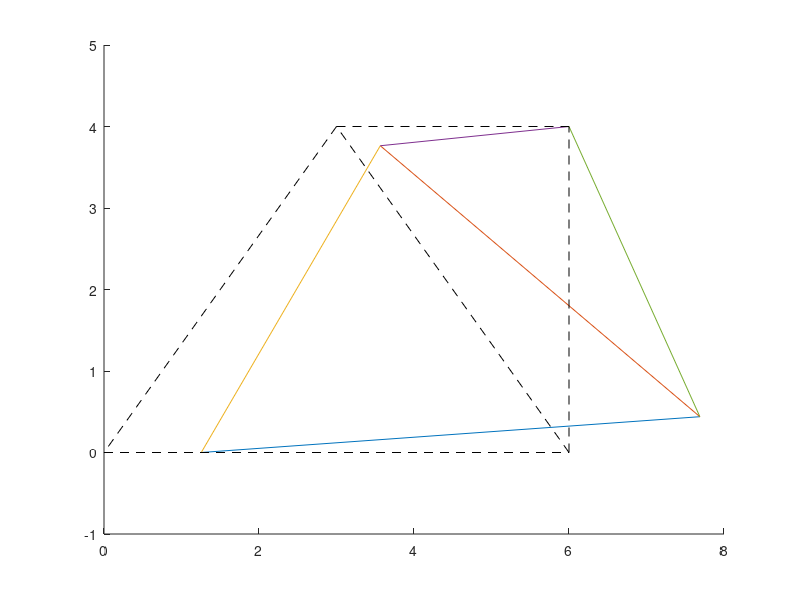

This chart was generated by the following MATLAB code:
clear;

% next block: preprocessing
nodes=[1 0 0; 2 3 4; 3 6 0; 4 6 4];
elements=[1 1 3; 2 3 2; 3 2 1; 4 2 4; 5 3 4];
bcsdisp=[4 1 0; 4 2 0; 1 2 0];
forces=[3 1 353.5534; 3 2 353.5534; 2 1 400; 2 2 -300];
nNodes=size(nodes,1);
nElements=size(elements,1);

E=2e9;
A=1e-5;

% next block: initialization
K=zeros(2*nNodes,2*nNodes);
F=zeros(2*nNodes,1);
length=zeros(nElements,1);
phi=zeros(nElements,1);

% for-loop: compute the global stiffness matrix
for e=1:nElements
  node1=elements(e,2);
  node2=elements(e,3);
  dy=(nodes(node2,3)-nodes(node1,3));
  dx=(nodes(node2,2)-nodes(node1,2));
  phi(e)=atan(dy/dx);
  length(e)=sqrt(dy^2 + dx^2);
  c=cos(phi(e));
  s=sin(phi(e));
  
  k=[c^2   c*s   -c^2   -c*s  
     c*s  s^2   -c*s   -s^2   
     -c^2   -c*s   c^2   c*s 
     -c*s   -s^2   c*s  s^2] * A*E/length(e);
  
  K(2*node1-1:2*node1, 2*node1-1:2*node1) ...
            =K(2*node1-1:2*node1, 2*node1-1:2*node1) +k(1:2,1:2);
  K(2*node1-1:2*node1, 2*node2-1:2*node2) ...
            =K(2*node1-1:2*node1, 2*node2-1:2*node2) +k(1:2,3:4);
  K(2*node2-1:2*node2, 2*node1-1:2*node1) ...
            =K(2*node2-1:2*node2, 2*node1-1:2*node1) +k(3:4,1:2);
  K(2*node2-1:2*node2, 2*node2-1:2*node2) ...
            =K(2*node2-1:2*node2, 2*node2-1:2*node2) +k(3:4,3:4);            
end


% for-loop: set up the global force vector
for i=1:size(forces,1)
  node = forces(i,1);
  direction =  forces(i,2);
  F(2*node + direction - 2)= forces(i,3);
end
F
% next block: apply the displacement boundary condition using the penalty method
Kold=K;
scale=max(max(K))
for i=1:size(bcsdisp,1)
  node = bcsdisp(i,1);
  direction = bcsdisp(i,2);
  K(2*node + direction - 2, 2*node + direction - 2)= scale*1e7;
  F(2*node + direction - 2)= scale*1e7*bcsdisp(i,3);
end

%solve
d=K\F

% next block: postprocessing
rection_force=Kold*d  % support reactions
stress=zeros(nElements,1); % stresses: initialization 
for e=1:nElements
  node1=elements(e,2);
  node2=elements(e,3);
  c=cos(phi(e));
  s=sin(phi(e));
  d_vector= [d(node1*2 -1) d(node1*2) d(node2*2 -1)  d(node2*2)]';
  stress(e)=E/length(e)*[-c -s c s]*d_vector;
end

stress

% next block: plotting
figure(1);
scale=5;
d=d*scale;
clf;
hold on;
for e=1:nElements
  nid1=elements(e,2);
  nid2=elements(e,3);
  plot([nodes(nid1,2)+d(2*nid1-1) nodes(nid2,2)+d(2*nid2-1)], ...
       [nodes(nid1,3)+d(2*nid1)   nodes(nid2,3)+d(2*nid2)],'-');
end
for e=1:nElements
  nid1=elements(e,2);
  nid2=elements(e,3);
  plot([nodes(nid1,2) nodes(nid2,2)], ...
       [nodes(nid1,3) nodes(nid2,3)],'k--');
end
